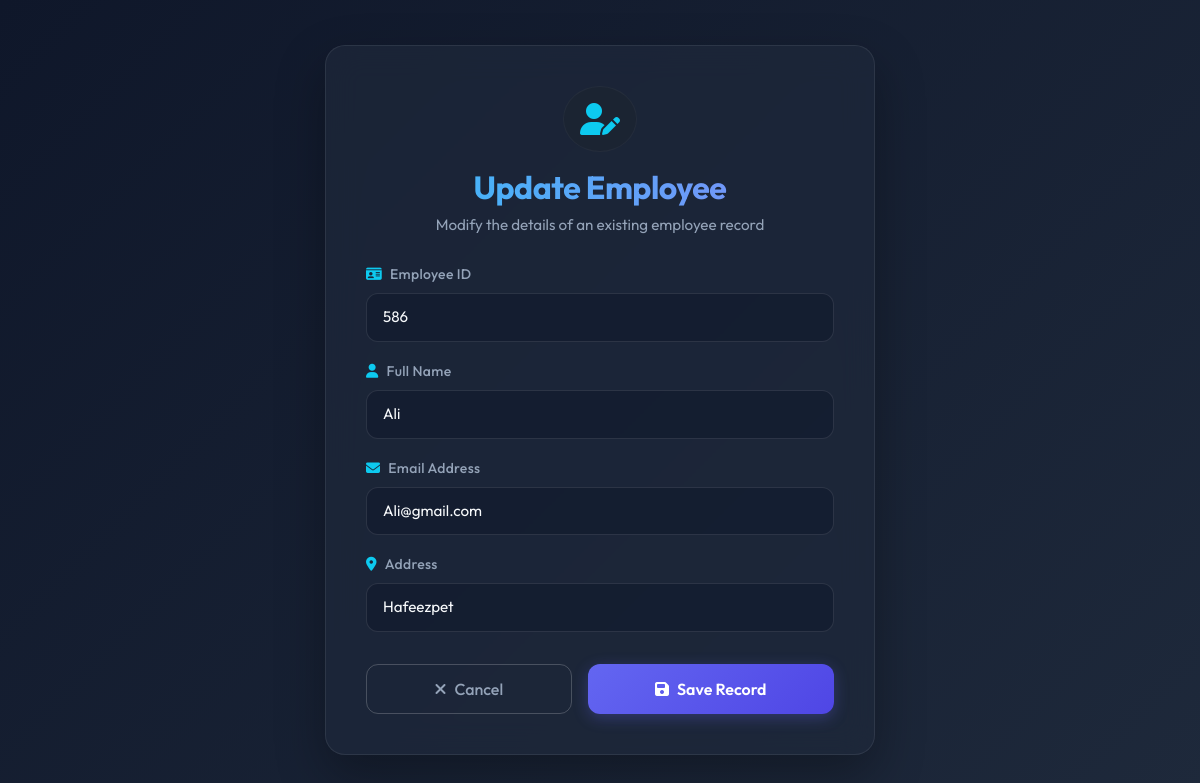
The app's page /emp_edit/12/ with its own data.
### crud/models.py (models this page shows, shortened)
class Employee(models.Model):
    emp_id = models.IntegerField(unique=True)
    emp_name = models.CharField(max_length=100)
    emp_email = models.EmailField(unique=True)
    emp_address = models.CharField(max_length=250)

### crud/views.py (the view)
# urls.py: path('emp_edit/<int:id>/',views.employee_update,name='emp_edit'),
def employee_update(request,id):
    employee = get_object_or_404(Employee,id=id)
    if request.method == 'POST':
        form = EmployeeForm(request.POST, instance=employee)
        if form.is_valid():
            form.save()
            return redirect('emp_list')
    else:
        form=EmployeeForm(instance=employee)
    return render(request, 'emp_create.html',{'form':form})

### crud/forms.py
class EmployeeForm(forms.ModelForm):
    class Meta:
        model = Employee
        fields = '__all__'
        widgets = {
            'emp_id' : forms.NumberInput(attrs={
                'class':'form-control',
                'placeholder': 'Emp id'
            }),
            'emp_name' : forms.TextInput(attrs={
                'class':'form-control',
                'placeholder':'Emp Name'
            }),
            'emp_email' : forms.EmailInput(attrs={
                'class':'form-control',
                'placeholder':'Emp Email'
            }),
            'emp_address' : forms.TextInput(attrs={
                'class':'form-control',
                'placeholder':'Emp Address'
            })
        }

### crud/templates/emp_create.html (shortened to what this page needs)
<!DOCTYPE html>
<html lang="en">
<head>
    <link href="https://cdn.jsdelivr.net/npm/bootstrap@5.3.2/dist/css/bootstrap.min.css" rel="stylesheet">
    <link href="https://cdnjs.cloudflare.com/ajax/libs/font-awesome/6.4.0/css/all.min.css" rel="stylesheet">
</head>
<body>
    <div class="glass-card animated-card">
        <div class="text-center mb-4">
            <div class="d-inline-flex align-items-center justify-content-center bg-dark bg-opacity-25 rounded-circle p-3 mb-3 border border-secondary border-opacity-10">
                <i class="fa-solid {% if form.instance.pk %}fa-user-pen{% else %}fa-user-plus{% endif %} fa-2x text-info"></i>
            </div>
            <h2 class="gradient-title">{% if form.instance.pk %}Update Employee{% else %}Add Employee{% endif %}</h2>
            <p class="subtitle">{% if form.instance.pk %}Modify the details of an existing employee record{% else %}Create a new record in the employee database{% endif %}</p>
        </div>
        <form method="POST" novalidate>
            <div class="row">
                <div class="col-md-12 mb-3 position-relative">
                    <label for="{{ form.emp_id.id_for_label }}" class="form-label"><i class="fa-solid fa-id-card me-2 text-info"></i>Employee ID</label>
                    {{ form.emp_id }}
                </div>
                <div class="col-md-12 mb-3 position-relative">
                    <label for="{{ form.emp_name.id_for_label }}" class="form-label"><i class="fa-solid fa-user me-2 text-info"></i>Full Name</label>
                    {{ form.emp_name }}
                </div>
                <div class="col-md-12 mb-3 position-relative">
                    <label for="{{ form.emp_email.id_for_label }}" class="form-label"><i class="fa-solid fa-envelope me-2 text-info"></i>Email Address</label>
                    {{ form.emp_email }}
                </div>
                <div class="col-md-12 mb-4 position-relative">
                    <label for="{{ form.emp_address.id_for_label }}" class="form-label"><i class="fa-solid fa-location-dot me-2 text-info"></i>Address</label>
                    {{ form.emp_address }}
                </div>
            </div>
            <div class="d-flex gap-3 justify-content-end mt-2">
                <a href="{% url 'emp_list' %}" class="btn btn-outline-premium flex-grow-1 text-center">
                    <i class="fa-solid fa-xmark me-2"></i>Cancel
                </a>
                <button type="submit" class="btn btn-premium flex-grow-1">
                    <i class="fa-solid fa-floppy-disk me-2"></i>Save Record
                </button>
            </div>
        </form>
    </div>
</body>
</html>

### crud/templates/emp_create.html (style rules this page uses)
:root { --bg-gradient: linear-gradient(135deg, #0f172a 0%, #1e293b 100%); --glass-bg: rgba(30, 41, 59, 0.7); --glass-border: rgba(255, 255, 255, 0.08); --text-primary: #f8fafc; --text-secondary: #94a3b8; --accent-gradient: linear-gradient(90deg, #38bdf8, #818cf8); --btn-gradient: linear-gradient(135deg, #6366f1 0%, #4f46e5 100%); --btn-hover-gradient: linear-gradient(135deg, #4f46e5 0%, #4338ca 100%); }
body { font-family: 'Outfit', sans-serif; background: var(--bg-gradient); color: var(--text-primary); min-height: 100vh; display: flex; align-items: center; justify-content: center; padding: 2rem 1rem; margin: 0; overflow-x: hidden; }
.glass-card { background: var(--glass-bg); border: 1px solid var(--glass-border); backdrop-filter: blur(16px); -webkit-backdrop-filter: blur(16px); border-radius: 20px; box-shadow: 0 20px 50px rgba(0, 0, 0, 0.3); width: 100%; max-width: 550px; padding: 2.5rem; transition: transform 0.3s ease, box-shadow 0.3s ease; }
.gradient-title { background: var(--accent-gradient); -webkit-background-clip: text; -webkit-text-fill-color: transparent; font-weight: 700; letter-spacing: -0.5px; }
.subtitle { color: var(--text-secondary); font-weight: 400; font-size: 0.95rem; }
.form-label { color: var(--text-secondary) !important; font-weight: 500; font-size: 0.875rem; margin-bottom: 0.5rem; letter-spacing: 0.3px; }
.form-control { background: rgba(15, 23, 42, 0.5) !important; border: 1px solid rgba(255, 255, 255, 0.1) !important; color: var(--text-primary) !important; border-radius: 12px !important; padding: 0.75rem 1rem !important; font-size: 0.95rem !important; transition: all 0.25s ease !important; }
.form-control::placeholder { color: rgba(148, 163, 184, 0.5) !important; }
.btn-premium { background: var(--btn-gradient); border: none; color: #ffffff; font-weight: 600; border-radius: 12px; padding: 0.75rem 1.5rem; transition: all 0.25s ease; box-shadow: 0 4px 15px rgba(99, 102, 241, 0.3); }
.btn-outline-premium { background: transparent; border: 1px solid rgba(255, 255, 255, 0.2); color: var(--text-secondary); font-weight: 500; border-radius: 12px; padding: 0.75rem 1.5rem; transition: all 0.25s ease; }
.animated-card { animation: fadeIn 0.5s cubic-bezier(0.16, 1, 0.3, 1) forwards; }

### records on screen
Employee: emp_id "586", emp_name "Ali", emp_email "Ali@gmail.com", emp_address "Hafeezpet"
